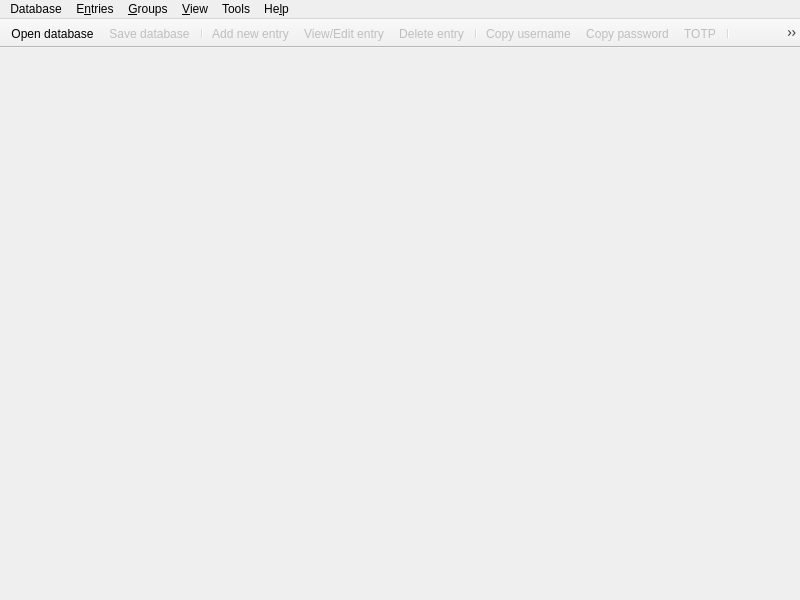
<?xml version="1.0" encoding="UTF-8"?>
<ui version="4.0">
 <class>MainWindow</class>
 <widget class="QMainWindow" name="MainWindow">
  <property name="geometry">
   <rect>
    <x>0</x>
    <y>0</y>
    <width>800</width>
    <height>600</height>
   </rect>
  </property>
  <property name="windowTitle">
   <string notr="true">KeePassXC</string>
  </property>
  <widget class="QWidget" name="centralwidget">
   <layout class="QVBoxLayout" name="verticalLayout">
    <property name="leftMargin">
     <number>0</number>
    </property>
    <property name="topMargin">
     <number>0</number>
    </property>
    <property name="rightMargin">
     <number>0</number>
    </property>
    <property name="bottomMargin">
     <number>0</number>
    </property>
    <item>
     <widget class="QStackedWidget" name="stackedWidget">
      <property name="currentIndex">
       <number>2</number>
      </property>
      <widget class="QWidget" name="pageDatabase">
       <layout class="QVBoxLayout" name="verticalLayout_2">
        <property name="leftMargin">
         <number>0</number>
        </property>
        <property name="topMargin">
         <number>0</number>
        </property>
        <property name="rightMargin">
         <number>0</number>
        </property>
        <property name="bottomMargin">
         <number>0</number>
        </property>
        <item>
         <widget class="DatabaseTabWidget" name="tabWidget">
          <property name="currentIndex">
           <number>-1</number>
          </property>
          <property name="tabsClosable">
           <bool>true</bool>
          </property>
          <property name="movable">
           <bool>true</bool>
          </property>
         </widget>
        </item>
       </layout>
      </widget>
      <widget class="QWidget" name="pageSettings">
       <layout class="QVBoxLayout" name="verticalLayout_3">
        <property name="leftMargin">
         <number>0</number>
        </property>
        <property name="topMargin">
         <number>0</number>
        </property>
        <property name="rightMargin">
         <number>0</number>
        </property>
        <property name="bottomMargin">
         <number>0</number>
        </property>
        <item>
         <widget class="SettingsWidget" name="settingsWidget" native="true"/>
        </item>
       </layout>
      </widget>
      <widget class="QWidget" name="pageWelcome">
       <layout class="QVBoxLayout" name="verticalLayout_5">
        <item>
         <widget class="WelcomeWidget" name="welcomeWidget" native="true"/>
        </item>
       </layout>
      </widget>
      <widget class="QWidget" name="pagePasswordGenerator">
       <layout class="QVBoxLayout" name="verticalLayout_6">
        <item>
         <widget class="PasswordGeneratorWidget" name="passwordGeneratorWidget" native="true"/>
        </item>
       </layout>
      </widget>
     </widget>
    </item>
   </layout>
  </widget>
  <widget class="QMenuBar" name="menubar">
   <property name="geometry">
    <rect>
     <x>0</x>
     <y>0</y>
     <width>800</width>
     <height>26</height>
    </rect>
   </property>
   <widget class="QMenu" name="menuFile">
    <property name="title">
     <string>Database</string>
    </property>
    <widget class="QMenu" name="menuRecentDatabases">
     <property name="title">
      <string>&amp;Recent databases</string>
     </property>
    </widget>
    <addaction name="actionDatabaseNew"/>
    <addaction name="actionDatabaseOpen"/>
    <addaction name="menuRecentDatabases"/>
    <addaction name="actionDatabaseSave"/>
    <addaction name="actionDatabaseSaveAs"/>
    <addaction name="actionDatabaseClose"/>
    <addaction name="separator"/>
    <addaction name="actionChangeMasterKey"/>
    <addaction name="actionChangeDatabaseSettings"/>
    <addaction name="separator"/>
    <addaction name="actionDatabaseMerge"/>
    <addaction name="actionImportKeePass1"/>
    <addaction name="actionExportCsv"/>
    <addaction name="actionRepairDatabase"/>
    <addaction name="separator"/>
    <addaction name="actionQuit"/>
   </widget>
   <widget class="QMenu" name="menuHelp">
    <property name="title">
     <string>He&amp;lp</string>
    </property>
    <addaction name="actionAbout"/>
   </widget>
   <widget class="QMenu" name="menuEntries">
    <property name="title">
     <string>E&amp;ntries</string>
    </property>
    <widget class="QMenu" name="menuEntryCopyAttribute">
     <property name="enabled">
      <bool>false</bool>
     </property>
     <property name="title">
      <string>Copy att&amp;ribute to clipboard</string>
     </property>
     <addaction name="actionEntryCopyTitle"/>
     <addaction name="actionEntryCopyURL"/>
     <addaction name="actionEntryCopyNotes"/>
     <addaction name="separator"/>
    </widget>
    <addaction name="actionEntryCopyUsername"/>
    <addaction name="actionEntryCopyPassword"/>
    <addaction name="actionEntryCopyPassword"/>
    <addaction name="menuEntryCopyAttribute"/>
    <addaction name="actionEntryAutoType"/>
    <addaction name="actionEntryOpenUrl"/>
    <addaction name="actionEntryEdit"/>
    <addaction name="actionEntryClone"/>
    <addaction name="actionEntryDelete"/>
    <addaction name="actionEntryNew"/>
   </widget>
   <widget class="QMenu" name="menuGroups">
    <property name="title">
     <string>&amp;Groups</string>
    </property>
    <addaction name="actionGroupNew"/>
    <addaction name="actionGroupEdit"/>
    <addaction name="actionGroupDelete"/>
   </widget>
   <widget class="QMenu" name="menuTools">
    <property name="title">
     <string>Tools</string>
    </property>
    <addaction name="actionLockDatabases"/>
    <addaction name="actionPasswordGenerator"/>
    <addaction name="actionSettings"/>
   </widget>
   <widget class="QMenu" name="menuView">
    <property name="title">
     <string>&amp;View</string>
    </property>
   </widget>
   <addaction name="menuFile"/>
   <addaction name="menuEntries"/>
   <addaction name="menuGroups"/>
   <addaction name="menuView"/>
   <addaction name="menuTools"/>
   <addaction name="menuHelp"/>
  </widget>
  <widget class="QToolBar" name="toolBar">
   <property name="movable">
    <bool>false</bool>
   </property>
   <attribute name="toolBarArea">
    <enum>TopToolBarArea</enum>
   </attribute>
   <attribute name="toolBarBreak">
    <bool>false</bool>
   </attribute>
   <addaction name="actionDatabaseOpen"/>
   <addaction name="actionDatabaseSave"/>
   <addaction name="separator"/>
   <addaction name="actionEntryNew"/>
   <addaction name="actionEntryEdit"/>
   <addaction name="actionEntryDelete"/>
   <addaction name="separator"/>
   <addaction name="actionEntryCopyUsername"/>
   <addaction name="actionEntryCopyPassword"/>
   <addaction name="actionEntryCopyTOTP"/>
   <addaction name="separator"/>
   <addaction name="actionPasswordGenerator"/>
   <addaction name="actionLockDatabases"/>
   <addaction name="separator"/>
  </widget>
  <action name="actionQuit">
   <property name="text">
    <string>&amp;Quit</string>
   </property>
  </action>
  <action name="actionAbout">
   <property name="text">
    <string>&amp;About</string>
   </property>
  </action>
  <action name="actionDatabaseOpen">
   <property name="text">
    <string>&amp;Open database</string>
   </property>
  </action>
  <action name="actionDatabaseSave">
   <property name="enabled">
    <bool>false</bool>
   </property>
   <property name="text">
    <string>&amp;Save database</string>
   </property>
  </action>
  <action name="actionDatabaseClose">
   <property name="enabled">
    <bool>false</bool>
   </property>
   <property name="text">
    <string>&amp;Close database</string>
   </property>
  </action>
  <action name="actionDatabaseNew">
   <property name="text">
    <string>&amp;New database</string>
   </property>
  </action>
  <action name="actionDatabaseMerge">
    <property name="text">
      <string>Merge from KeePassX database</string>
    </property>
  </action>
  <action name="actionEntryNew">
   <property name="enabled">
    <bool>false</bool>
   </property>
   <property name="text">
    <string>&amp;Add new entry</string>
   </property>
  </action>
  <action name="actionEntryEdit">
   <property name="enabled">
    <bool>false</bool>
   </property>
   <property name="text">
    <string>&amp;View/Edit entry</string>
   </property>
  </action>
  <action name="actionEntryDelete">
   <property name="enabled">
    <bool>false</bool>
   </property>
   <property name="text">
    <string>&amp;Delete entry</string>
   </property>
  </action>
  <action name="actionGroupNew">
   <property name="enabled">
    <bool>false</bool>
   </property>
   <property name="text">
    <string>&amp;Add new group</string>
   </property>
  </action>
  <action name="actionGroupEdit">
   <property name="enabled">
    <bool>false</bool>
   </property>
   <property name="text">
    <string>&amp;Edit group</string>
   </property>
  </action>
  <action name="actionGroupDelete">
   <property name="enabled">
    <bool>false</bool>
   </property>
   <property name="text">
    <string>&amp;Delete group</string>
   </property>
  </action>
  <action name="actionDatabaseSaveAs">
   <property name="enabled">
    <bool>false</bool>
   </property>
   <property name="text">
    <string>Sa&amp;ve database as</string>
   </property>
  </action>
  <action name="actionChangeMasterKey">
   <property name="enabled">
    <bool>false</bool>
   </property>
   <property name="text">
    <string>Change &amp;master key</string>
   </property>
  </action>
  <action name="actionChangeDatabaseSettings">
   <property name="enabled">
    <bool>false</bool>
   </property>
   <property name="text">
    <string>&amp;Database settings</string>
   </property>
   <property name="toolTip">
    <string>Database settings</string>
   </property>
  </action>
  <action name="actionImportKeePass1">
   <property name="text">
    <string>&amp;Import KeePass 1 database</string>
   </property>
  </action>
  <action name="actionEntryClone">
   <property name="enabled">
    <bool>false</bool>
   </property>
   <property name="text">
    <string>&amp;Clone entry</string>
   </property>
  </action>
  <action name="actionSearch">
   <property name="enabled">
    <bool>false</bool>
   </property>
   <property name="text">
    <string>&amp;Find</string>
   </property>
  </action>
  <action name="actionEntryCopyUsername">
   <property name="enabled">
    <bool>false</bool>
   </property>
   <property name="text">
    <string>Copy &amp;username</string>
   </property>
   <property name="toolTip">
    <string>Copy username to clipboard</string>
   </property>
  </action>
  <action name="actionEntryCopyPassword">
   <property name="enabled">
    <bool>false</bool>
   </property>
   <property name="text">
    <string>Cop&amp;y password</string>
   </property>
   <property name="toolTip">
    <string>Copy password to clipboard</string>
   </property>
  </action>
  <action name="actionEntryCopyTOTP">
   <property name="enabled">
    <bool>false</bool>
   </property>
   <property name="text">
    <string>TOTP</string>
   </property>
   <property name="toolTip">
    <string>Copy one-time password to clipboard</string>
   </property>
  </action>
  <action name="actionSettings">
   <property name="text">
    <string>&amp;Settings</string>
   </property>
  </action>
  <action name="actionPasswordGenerator">
   <property name="checkable">
    <bool>true</bool>
   </property>
   <property name="text">
    <string>Password Generator</string>
   </property>
  </action>
  <action name="actionEntryAutoType">
   <property name="enabled">
    <bool>false</bool>
   </property>
   <property name="text">
    <string>&amp;Perform Auto-Type</string>
   </property>
  </action>
  <action name="actionEntryOpenUrl">
   <property name="enabled">
    <bool>false</bool>
   </property>
   <property name="text">
    <string>&amp;Open URL</string>
   </property>
  </action>
  <action name="actionLockDatabases">
   <property name="enabled">
    <bool>false</bool>
   </property>
   <property name="text">
    <string>&amp;Lock databases</string>
   </property>
  </action>
  <action name="actionEntryCopyTitle">
   <property name="enabled">
    <bool>false</bool>
   </property>
   <property name="text">
    <string>&amp;Title</string>
   </property>
  </action>
  <action name="actionEntryCopyURL">
   <property name="enabled">
    <bool>false</bool>
   </property>
   <property name="text">
    <string>&amp;URL</string>
   </property>
  </action>
  <action name="actionEntryCopyNotes">
   <property name="enabled">
    <bool>false</bool>
   </property>
   <property name="text">
    <string>&amp;Notes</string>
   </property>
  </action>
  <action name="actionExportCsv">
   <property name="enabled">
    <bool>false</bool>
   </property>
   <property name="text">
    <string>&amp;Export to CSV file</string>
   </property>
  </action>
  <action name="actionRepairDatabase">
   <property name="text">
    <string>Re&amp;pair database</string>
   </property>
  </action>
 </widget>
 <customwidgets>
  <customwidget>
   <class>DatabaseTabWidget</class>
   <extends>QTabWidget</extends>
   <header>gui/DatabaseTabWidget.h</header>
   <container>1</container>
  </customwidget>
  <customwidget>
   <class>SettingsWidget</class>
   <extends>QWidget</extends>
   <header>gui/SettingsWidget.h</header>
   <container>1</container>
  </customwidget>
  <customwidget>
   <class>WelcomeWidget</class>
   <extends>QWidget</extends>
   <header>gui/WelcomeWidget.h</header>
   <container>1</container>
  </customwidget>
  <customwidget>
   <class>PasswordGeneratorWidget</class>
   <extends>QWidget</extends>
   <header>gui/PasswordGeneratorWidget.h</header>
   <container>1</container>
  </customwidget>
 </customwidgets>
 <resources/>
 <connections/>
</ui>
